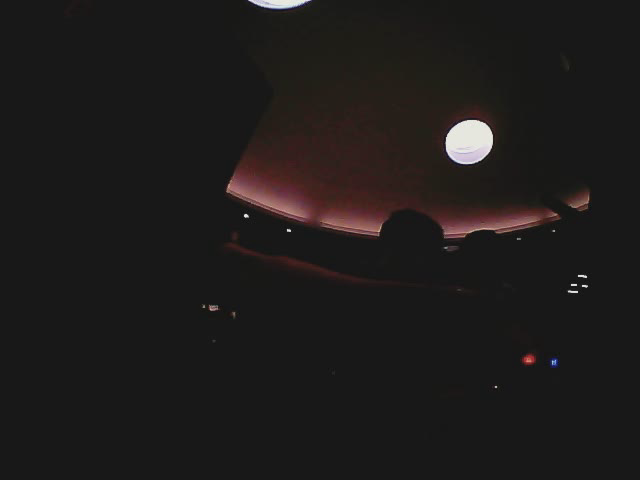
#> input picture frame 18 of tracking_algorithm_testing/output.avi, 640 x 480 px, given in place of the camera
$ python neopixel_detection_test.py   (older library calls are emulated)
#> lines starting #> are read from the running program, lines starting #| are printed output that depends on the picture
import cv2
import numpy as np

cap = cv2.VideoCapture(0, cv2.CAP_DSHOW)
cap.set(cv2.CAP_PROP_EXPOSURE, -12)
detector = cv2.SimpleBlobDetector()
ret,img = cap.read()
#> img is the input picture: shape (480, 640, 3); mean B, G, R 26.7, 27.4, 29.9
writer = cv2.VideoWriter('output.avi',cv2.VideoWriter.fourcc('M','J','P','G'),30,(640,480))
while(1):
    ret, img = cap.read()
    gray = cv2.cvtColor(img, cv2.COLOR_RGB2GRAY)
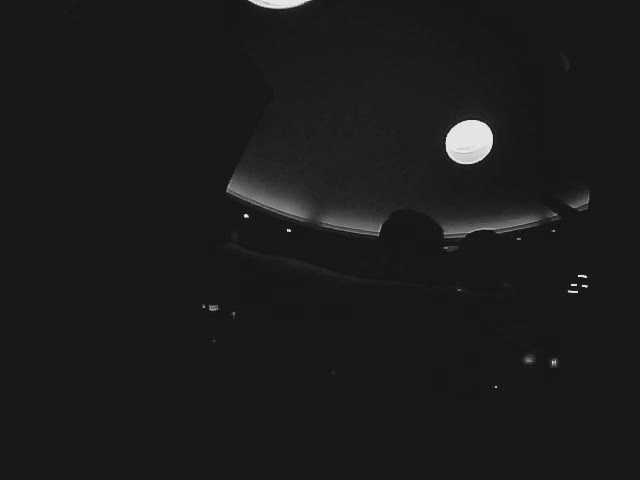
#> gray: shape (480, 640); min 12, max 239, mean 27.5
    blobimg = 255 - gray
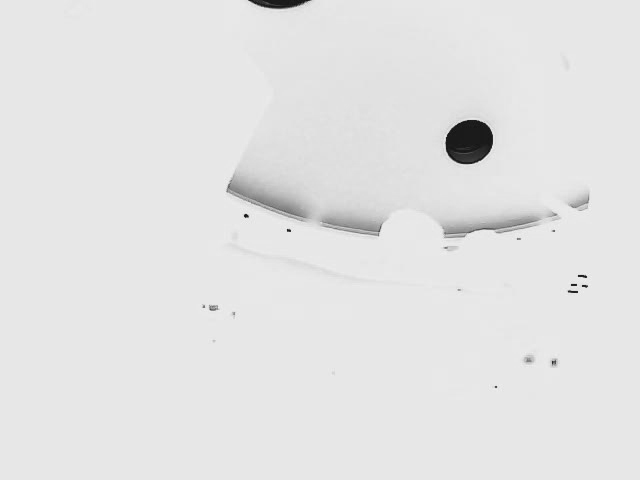
#> blobimg: shape (480, 640); min 16, max 243, mean 227.5
    cv2.imshow('image',img)
    x = cv2.waitKey(1)
#> (key Esc is pressed here)
    if x == 27:
        break
    writer.write(img)

cap.release()
writer.release()
